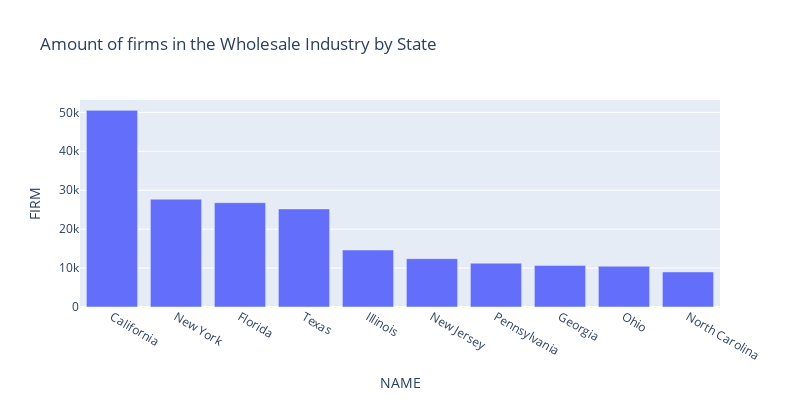

Notebook code for this chart:
### Code cell
#Plotting the total amount of firms by state
fig = px.bar(df_sort, x='NAME',y='FIRM',width=800,height=400,
              title="Amount of firms in the Wholesale Industry by State")
fig.show()

### Figure 1 — Plotly figure (JSON) as saved in the notebook; plotly's stock layout.template omitted (floating-point values rounded to 4 significant figures)
{"data": [{"alignmentgroup": "True", "hovertemplate": "NAME=%{x}<br>FIRM=%{y}<extra></extra>", "legendgroup": "", "marker": {"color": "#636efa", "pattern": {"shape": ""}}, "name": "", "offsetgroup": "", "orientation": "v", "showlegend": false, "textposition": "auto", "type": "bar", "x": ["California", "New York", "Florida", "Texas", "Illinois", "New Jersey", "Pennsylvania", "Georgia", "Ohio", "North Carolina"], "xaxis": "x", "y": [50513, 27684, 26790, 25187, 14637, 12417, 11242, 10687, 10464, 9000], "yaxis": "y"}], "layout": {"barmode": "relative", "height": 400, "legend": {"tracegroupgap": 0}, "title": {"text": "Amount of firms in the Wholesale Industry by State"}, "width": 800, "xaxis": {"anchor": "y", "domain": [0, 1], "title": {"text": "NAME"}}, "yaxis": {"anchor": "x", "domain": [0, 1], "title": {"text": "FIRM"}}}}
